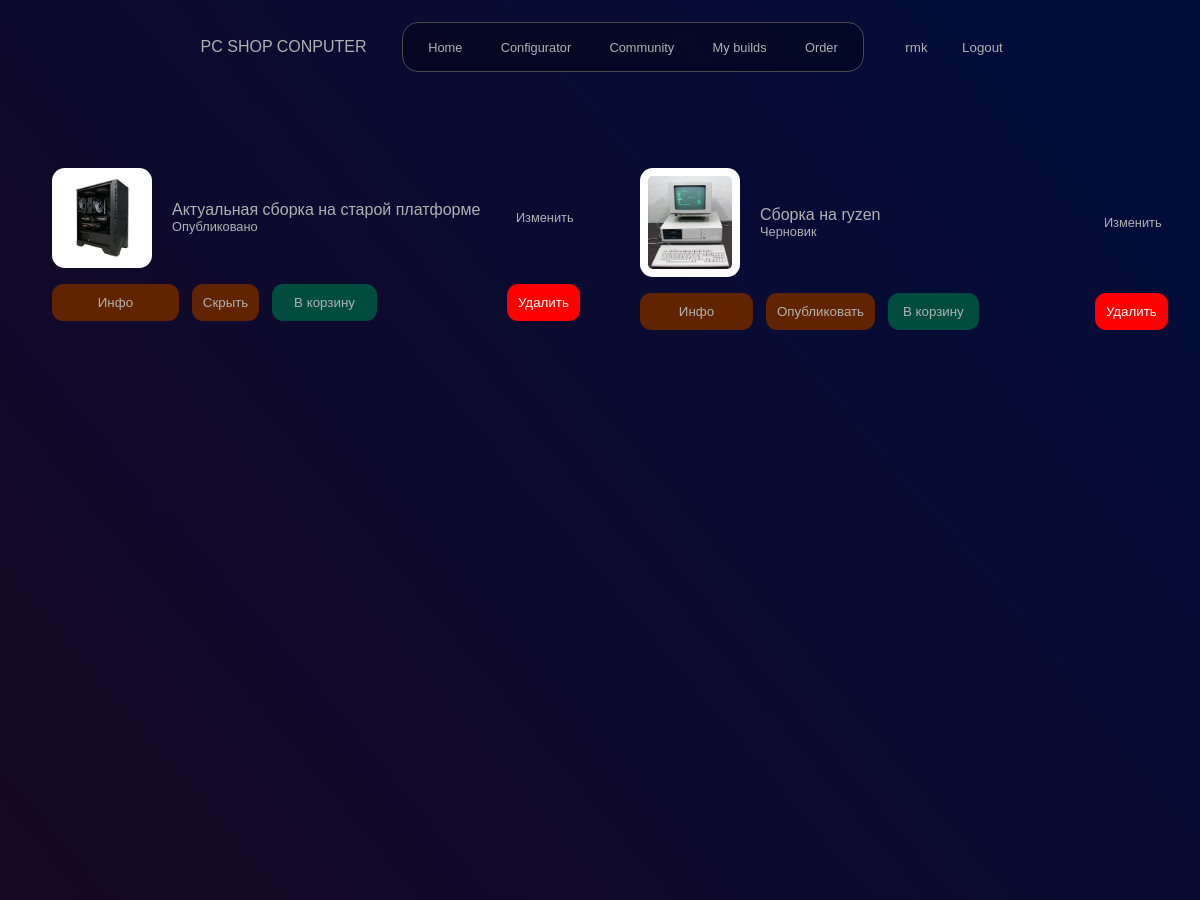
The app's page /mybuilds/ (signed in, upper part), older data.
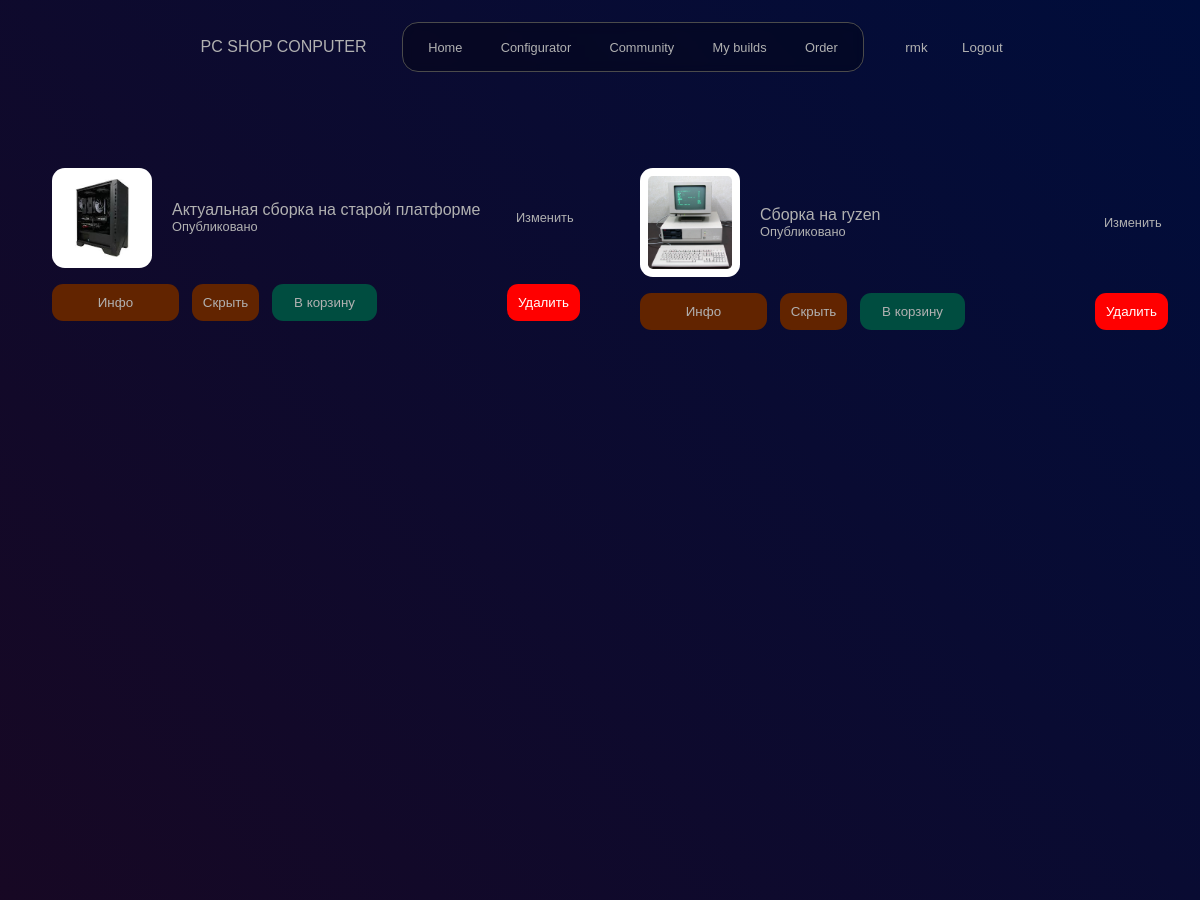
The same page, newer data.
### conputer/models.py (models this page shows, shortened)
class PCBuild(models.Model):
    title = models.CharField(
        max_length=200,
        verbose_name="Название сборки"
    )
    author = models.ForeignKey(User, on_delete=models.CASCADE, null=True, blank=True, verbose_name="Автор")
    is_published = models.BooleanField(default=False, verbose_name="Опубликовать в сообществе")
    created_at = models.DateTimeField(
        auto_now_add=True,
        verbose_name="Дата создания"
    )
    cpu = models.ForeignKey(
        Component,
        on_delete=models.SET_NULL,
        related_name="build_cpu",
        verbose_name="Процессор",
        limit_choices_to={'category__name__iexact': 'Процессор'},
        null=True,
        blank=True
    )
    gpu = models.ForeignKey(
        Component,
        on_delete=models.SET_NULL,
        related_name="build_gpu",
        verbose_name="Видеокарта",
        limit_choices_to={'category__name__iexact': 'Видеокарта'},
        null=True,
        blank=True
    )
    motherboard = models.ForeignKey(
        Component,
        on_delete=models.SET_NULL,
        related_name="build_mboard",
        verbose_name="Материнская плата",
        limit_choices_to={'category__name__iexact': 'Материнская плата'},
        null=True,
        blank=True
    )
    ram = models.ForeignKey(
        Component,
        on_delete=models.SET_NULL,
        related_name="build_ram",
        verbose_name="Оперативная память",
        limit_choices_to={'category__name__iexact': 'Оперативная память'},
        null=True,
        blank=True
    )
    powerSupply = models.ForeignKey(
        Component,
        on_delete=models.SET_NULL,
        related_name="build_powerSupply",
        verbose_name="Блок питания",
        limit_choices_to={'category__name__iexact': 'Блок питания'},
        null=True,
        blank=True
    )
    case = models.ForeignKey(
        Component,
        on_delete=models.SET_NULL,
        related_name="build_case",
        verbose_name="Корпус",
        limit_choices_to={'category__name__iexact': 'Корпус'},
        null=True,
        blank=True
    )
    storage_primary = models.ForeignKey(
        Component,
        on_delete=models.SET_NULL,
        related_name="build_storage_primary",
        verbose_name="Накопитель 1",
        limit_choices_to={'category__name__iexact': 'Накопитель'},
        null=True,
        blank=True
    )
    storage_primary_quantity = models.PositiveIntegerField(
        default=1,
        verbose_name="Количество накопителей 1"
    )
    storage_second = models.ForeignKey(
        Component,
        on_delete=models.SET_NULL,
        related_name="build_storage_second",
        verbose_name="Накопитель 2",
        limit_choices_to={'category__name__iexact': 'Накопитель'},
        null=True,
        blank=True
    )
    storage_second_quantity = models.PositiveIntegerField(
        default=1,
        verbose_name="Количество накопителей 2"
    )
    cooller = models.ForeignKey(
        Component,
        on_delete=models.SET_NULL,
        related_name="build_cooller",
        verbose_name="Кулер для процессора",
        limit_choices_to={'category__name__iexact': 'Кулер для процессора'},
        null=True,
        blank=True
    )
    coollerCase = models.ForeignKey(
        Component,
        on_delete=models.SET_NULL,
        related_name="build_coollerCase",
        verbose_name="Корпусный вентилятор",
        limit_choices_to={'category__name__iexact': 'Корпусный вентилятор'},
        null=True,
        blank=True
    )
    coollerCase_quantity = models.PositiveIntegerField(
        default=1,
        null=True,
        blank=True,
        verbose_name="Количество вентиляторов"
    )
    main_photo = models.FileField(
        upload_to='component_covers/',
        validators=[FileExtensionValidator(allowed_extensions=['jpg', 'jpeg', 'png', 'svg'])],
        verbose_name="Изображение (JPG, PNG, SVG)",
        null=True,
        blank=True
    )
    class Meta:
        verbose_name = "Сборка ПК"
        verbose_name_plural = "Сборки ПК"
    def get_total_price(self):
        total = 0
        items = [
            (self.cpu, 1),
            (self.gpu, 1),
            (self.motherboard, 1),
            (self.ram, 1),
            (self.powerSupply, 1),
            (self.case, 1),
            (self.cooller, 1),
            (self.storage_primary, self.storage_primary_quantity),
            (self.storage_second, self.storage_second_quantity),
            (self.coollerCase, self.coollerCase_quantity),
        ]
        for component, quantity in items:
            if component and hasattr(component, 'price'):
                total += component.price * quantity
        return total

### conputer/views.py (the view)
# urls.py: path('mybuilds/', views.mybuilds, name='mybuilds'),
@login_required
def mybuilds(request):
    user_builds = PCBuild.objects.filter(author=request.user).order_by('-id')
    return render(request, 'conputer/mybuilds.html', {'builds': user_builds})

### conputer/templates/conputer/mybuilds.html (shortened to what this page needs)
<!DOCTYPE html>
{% load static %}
<html lang="ru">
<head>
    <link rel="stylesheet" href="{% static 'conputer/css/style.css' %}">
</head>
<body>
    <header>
        <nav class="navbar" id="id1">
            <h1>PC SHOP CONPUTER</h1>
            <li class="navbar">
                <ul><a href="{% url 'home' %}">Home</a></ul>
                <ul><a href="{% url 'building' %}">Configurator</a></ul>
                <ul><a href="{% url 'build_list' %}">Community</a></ul>
                <ul><a href="{% url 'mybuilds' %}">My builds</a></ul>
                <ul><a href="{% url 'orders_view' %}">Order</a></ul>
            </li>
            <div class="flex">
            {% if user.is_authenticated %}
                <button class="autoris">{{ user.username }}</button>
                <form action="{% url 'logout' %}" method="post" style="display:inline;">
                    <button type="submit" class="autoris">Logout</button>
                </form>
            {% else %}
                <a href="{% url 'login' %}" class="autoris" id="regact">Log in</a>
                <a href="{% url 'signup' %}" class="autoris" id="regact">Sign Up</a>
            {% endif %}
            </div>
        </nav>
    </header>
<main>
    <div class="gridComponents gridmybuilds">
        {% for build in builds %}
            <div class="component_box mybuild">
                <div class="flex" id="infomybuild">
                    {% if build.main_photo %}
                        <img src="{{ build.main_photo.url }}" class="img_component">
                    {% else %}
                        <div class="img_component">Нет фото</div>
                    {% endif %}
                    <div>
                        <h2>{{ build.title }}</h2>
                        <p>{{ build.is_published|yesno:"Опубликовано,Черновик" }}</p>
                    </div>
                    <a href="{% url 'edit_build' build.id %}" class="action">Изменить</a>
                </div>
                <div class="componentActions">
                    <button class="actions info_btn fixw" data-modal="build-modal-{{ build.id }}">Инфо</button>
                    <form action="{% url 'toggle_publish' build.id %}" method="POST">
                        <button type="submit" class="actions fixw">
                            {{ build.is_published|yesno:"Скрыть,Опубликовать" }}
                        </button>
                    </form>
                    <form action="{% url 'add_to_cart' build.id %}" method="POST" style="flex: 1;">
                        <button type="submit" class="actions order_btn" style="background-color: #004d40 ; width: 100%;">
                            В корзину
                        </button>
                    </form>
                    <div class="spacer"></div>
                    <form action="{% url 'delete_build' build.id %}" method="POST" onsubmit="return confirm('Удалить сборку?')">
                        <button type="submit" class="actions fixw delete">Удалить</button>
                    </form>
                </div>
            </div>
        {% endfor %}
    </div>
</main>
</body>

Row changes from the older to the newer data that the page shows:
changed PCBuild "Сборка на ryzen": is_published "Черновик" → "Опубликовано"; is_published "Опубликовать" → "Скрыть"
